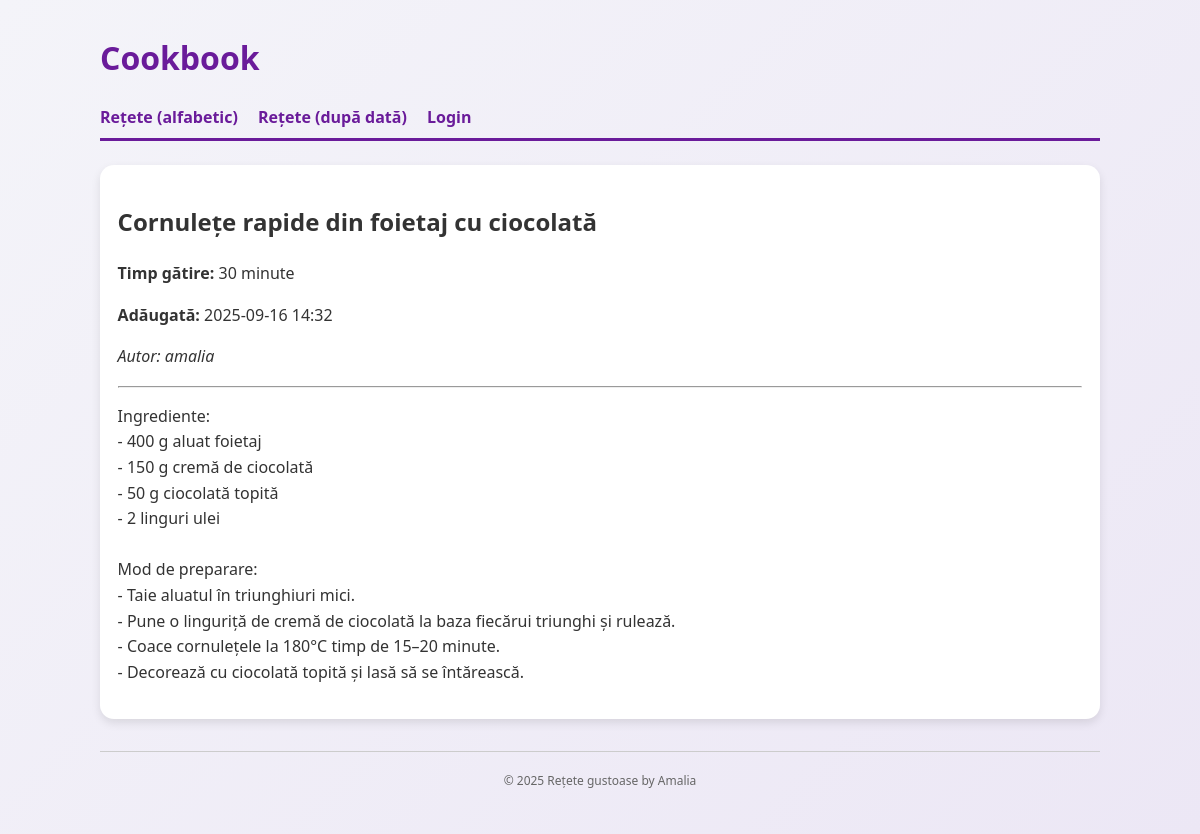
Page /recipe/7/ on the earlier database version.
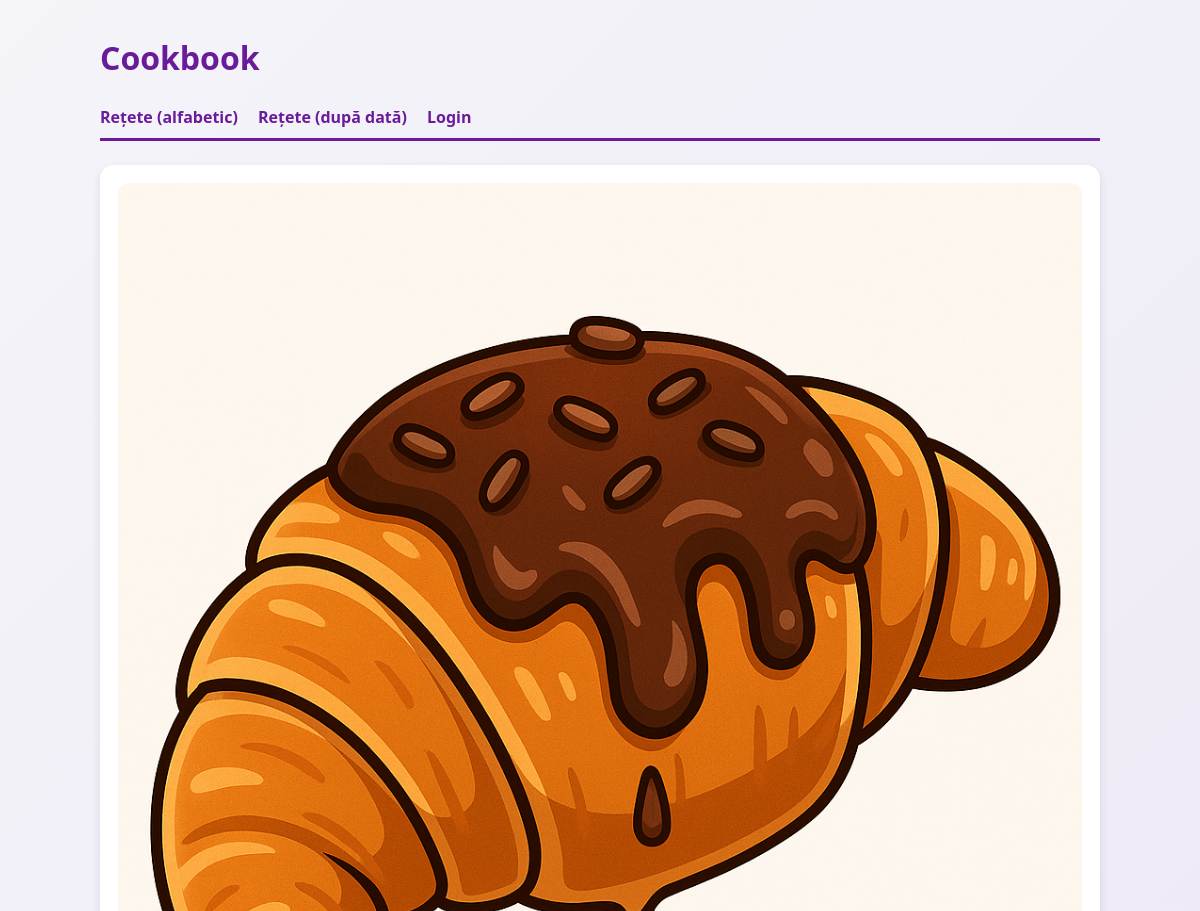
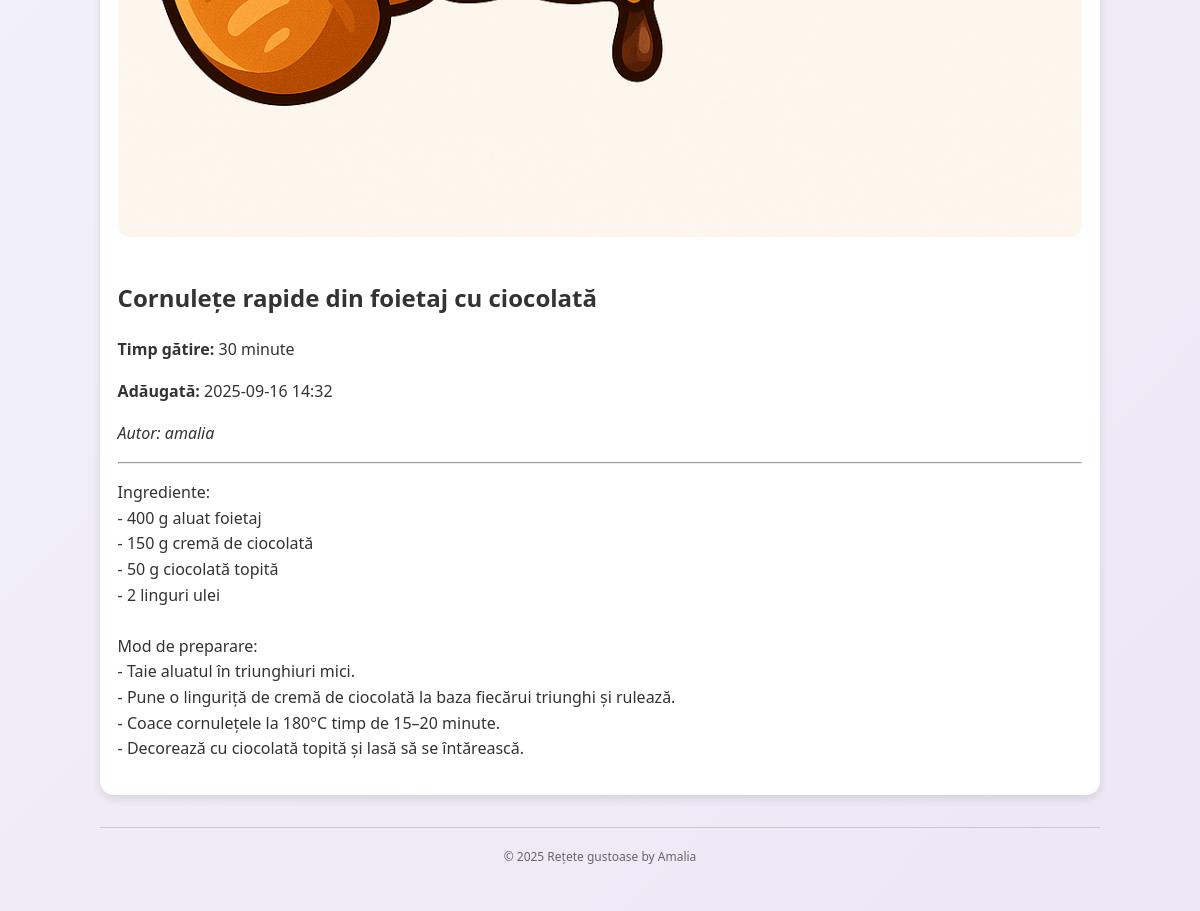
Same page on the later database version (2 pictures, top to bottom).
### recipes/models.py (models this page shows, shortened)
class Recipe(models.Model):
    owner = models.ForeignKey(
        settings.AUTH_USER_MODEL,
        on_delete=models.CASCADE,
        related_name='recipes'
    )
    title = models.CharField("Titlu", max_length=200)
    description = models.TextField("Descriere")
    date_added_str = models.CharField(
        "Data de adăugare (string)",
        max_length=19,
        help_text="Format acceptat: YYYY-MM-DD HH:MM[:SS] — se salvează ca YYYY-MM-DD HH:MM:SS"
    )
    cook_time = models.CharField("Timp de gătire", max_length=50)
    image = models.ImageField("Poză", upload_to="recipes/", blank=True, null=True)
    created_at = models.DateTimeField("Creat la", auto_now_add=True)
    class Meta:
        ordering = ['title']  # pagina principala (/) in ordine alfabetica
        verbose_name = "rețetă"
        verbose_name_plural = "rețete"

### recipes/views.py (the view)
# urls.py: path('recipe/<int:id>/', views.recipe_detail, name='recipe_detail'),
def recipe_detail(request, id):
    recipe = get_object_or_404(Recipe, pk=id)
    return render(request, 'recipes/recipe_detail.html', {'recipe': recipe})

### templates/recipes/recipe_detail.html (shortened to what this page needs)
{% extends 'base.html' %}
{% block content %}
  <article class="card">
    {% if recipe.image %}
      <img src="{{ recipe.image.url }}" alt="{{ recipe.title }}" style="max-width:100%; border-radius:12px; margin-bottom:15px;">
    {% endif %}
    <h1>{{ recipe.title }}</h1>
    <p><strong>Timp gătire:</strong> {{ recipe.cook_time }}</p>
    <p><strong>Adăugată:</strong> {{ recipe.created_at|date:"Y-m-d H:i" }}</p>
    <p><em>Autor: {{ recipe.owner.username }}</em></p>
    <hr>
    <p style="white-space: pre-line">{{ recipe.description }}</p>
  </article>
{% endblock %}

### templates/base.html (shortened to what this page needs)
<!DOCTYPE html>
<html lang="ro">
<head>
</head>
<body>
  <header>
    <h1><a href="{% url 'recipe_list' %}">Cookbook</a></h1>
    <nav>
      <a href="{% url 'recipe_list' %}">Rețete (alfabetic)</a>
      <a href="{% url 'recipe_list_by_date' %}">Rețete (după dată)</a>
      {% if user.is_authenticated %}
        <a href="{% url 'recipe_add' %}">Adaugă rețetă</a>
        <form method="post" action="{% url 'logout' %}" style="display:inline;">
          {% csrf_token %}
          <button type="submit" class="btn">Logout ({{ user.username }})</button>
        </form>
      {% else %}
        <a href="{% url 'login' %}">Login</a>
      {% endif %}
    </nav>
  </header>
  <main>
    {% block content %}{% endblock %}
  </main>
  <footer>
    <small>&copy; {% now "Y" %} Rețete gustoase by Amalia</small>
  </footer>
</body>
</html>

### templates/base.html (style rules this page uses)
body { font-family:'Segoe UI', Tahoma, Geneva, Verdana, sans-serif; background: linear-gradient(135deg, #f4f4f9, #ece7f5); color:#333; margin:2rem auto; max-width:1000px; line-height:1.6; }
header { border-bottom:3px solid #6a1b9a; padding-bottom:.5rem; margin-bottom:1.5rem; }
header h1 a { color:#6a1b9a; text-decoration:none; }
main { min-height:50vh; }
footer { text-align:center; margin-top:2rem; padding:1rem; border-top:1px solid #ccc; font-size:.9rem; color:#666; }
nav { margin-top:.5rem; }
nav a { margin-right:1rem; color:#6a1b9a; font-weight:600; text-decoration:none; }
.card { background:#fff; border-radius:14px; padding:1.1rem; box-shadow:0 4px 10px rgba(0,0,0,.1); transition:transform .2s ease, box-shadow .2s ease; }

Differences in the rows shown:
changed Recipe "Cornulețe rapide din foietaj cu ciocolată": image: picture added
